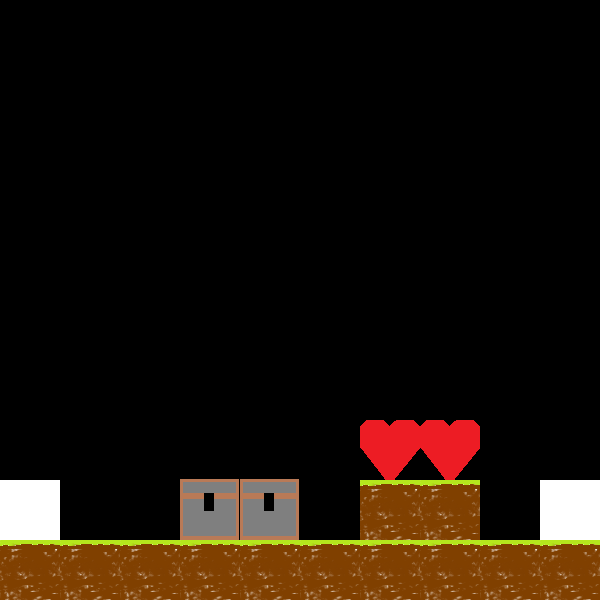

Below is a game level as drawn by its tile map, then a one-line description and the .tmx file that defines it, in full:
An orthogonal 10x10 tile map with 60x60 px tiles, 1 tile layer (Слой тайлов 1).

<map version="1.4" tiledversion="1.4.3" orientation="orthogonal" renderorder="right-down" width="10" height="10" tilewidth="60" tileheight="60" infinite="0" nextlayerid="2" nextobjectid="1">
 <tileset firstgid="1" source="tile_mapa.tsx" />
 <layer id="1" name="Слой тайлов 1" width="10" height="10">
  <data encoding="csv">
0,0,0,0,0,0,0,0,0,0,
0,0,0,0,0,0,0,0,0,0,
0,0,0,0,0,0,0,0,0,0,
0,0,0,0,0,0,0,0,0,0,
0,0,0,0,0,0,0,0,0,0,
0,0,0,0,0,0,0,0,0,0,
0,0,0,0,0,0,0,0,0,0,
0,0,0,0,0,0,7,7,0,0,
5,0,0,8,8,0,12,12,0,6,
12,12,12,12,12,12,12,12,12,12
</data>
 </layer>
</map>
